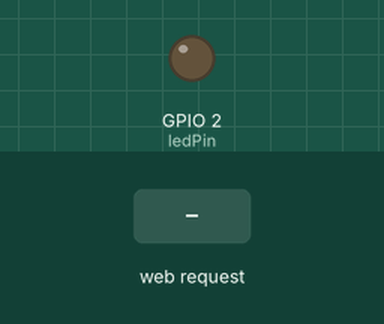
Recording of a sketch running on a simulated ESP32. On the bench: output pins drawn as LEDs (lit = HIGH). The test bench sets the inputs (shaded band). WiFi joins after 1.5 s; servers stay silent unless stated; what the sketch prints to the serial monitor is not drawn.

Above: at 2.7 s.
2.8 s: HTTP request GET /on received
At 3.1 s:
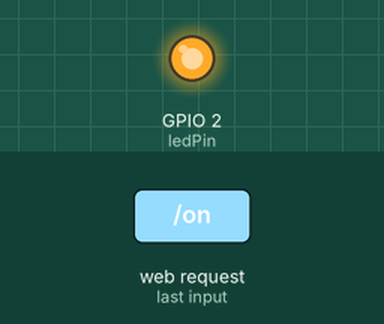
4.3 s: HTTP request GET /off received
At 5.4 s:
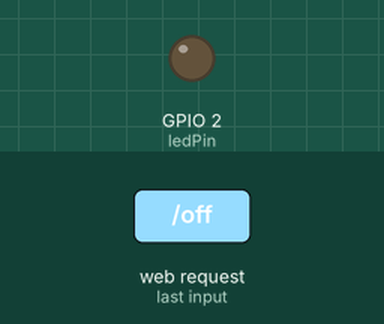
Timing chart, 0 to 7.3 s (numbered marks = the images above; inputs shaded):
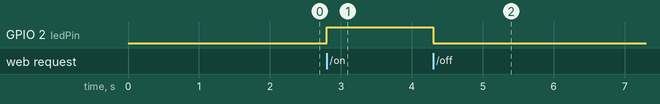

The sketch:

text.ino
```cpp
#include <WiFi.h>
#include <WebServer.h>
const char* ssid = "Wokwi-GUEST";
const char* password = "";
WebServer server(80);
int ledPin = 2;
void handleRoot() {
  String html = "<html><body>";
  html += "<h1>ESP32 Embedded Web Server</h1>";
  html += "<p><a href=\"/on\"><button>LED ON</button></a></p>";
  html += "<p><a href=\"/off\"><button>LED OFF</button></a></p>";
  html += "</body></html>";

  server.send(200, "text/html", html);
}

void handleOn() {
  digitalWrite(ledPin, HIGH);
  server.sendHeader("Location", "/");
  server.send(303);
}

void handleOff() {
  digitalWrite(ledPin, LOW);
  server.sendHeader("Location", "/");
  server.send(303);
}

void setup() {
  Serial.begin(115200);

  pinMode(ledPin, OUTPUT);

  WiFi.begin(ssid, password);

  Serial.print("Connecting");

  while (WiFi.status() != WL_CONNECTED) {
    delay(500);
    Serial.print(".");
  }

  Serial.println();
  Serial.println("WiFi Connected");
  Serial.print("IP Address: ");
  Serial.println(WiFi.localIP());

  server.on("/", handleRoot);
  server.on("/on", handleOn);
  server.on("/off", handleOff);
  server.begin();
  Serial.println("Web Server Started");
}
void loop() {
  server.handleClient();
}
```

Measured:
- after the input at 2.8 s, GPIO 2 (ledPin): LOW → HIGH at once
- after the input at 4.3 s, GPIO 2 (ledPin): HIGH → LOW at once
